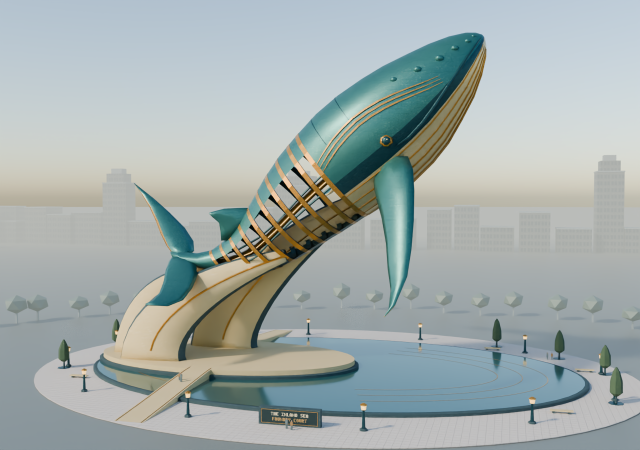
#> input picture prototypes/inland-sea/renders/day.png, 1280 x 900 px (shown at 1/2 size); its folder holds 4 pictures in this run
$ python package_review.py
#> lines starting #> are read from the running program, lines starting #| are printed output that depends on the picture
"""Produce one contact sheet of the eight real camera views."""
from pathlib import Path
from PIL import Image,ImageDraw,ImageFont
r=Path(__file__).resolve().parent
labels=[('day','South promenade'),('night','After dark'),('rear','North bank'),('above','Foundry Court'),('person','At walking height'),('portrait','The bronze head'),('shore','West approach'),('underneath','Under the hull')]
sheet=Image.new('RGB',(1440,582),'#142a2d')
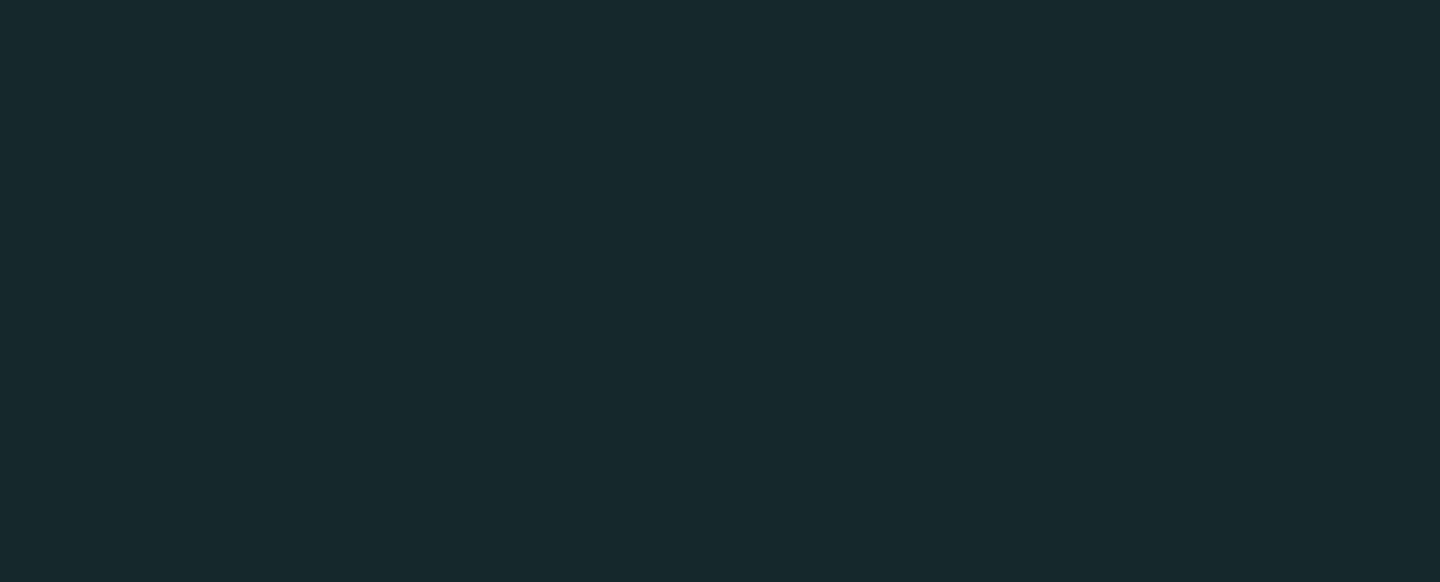
#> sheet: PIL image 1440x582 RGB; mean R, G, B 20, 42, 45
draw=ImageDraw.Draw(sheet)
for i,(view,label) in enumerate(labels):
    x=i%4*360;y=i//4*291
    image=Image.open(r/'renders'/(view+'.png')).convert('RGB')
#> image is the input picture: PIL image 1280x900 RGB; mean R, G, B 162.9, 172.8, 171.3
    image.thumbnail((352,247),Image.Resampling.LANCZOS)
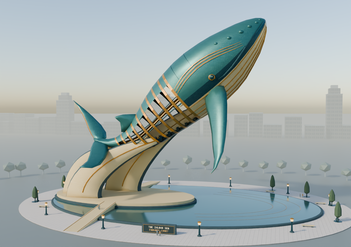
#> image: PIL image 351x247 RGB; mean R, G, B 162.9, 172.8, 171.4
    sheet.paste(image,(x+4,y+4))
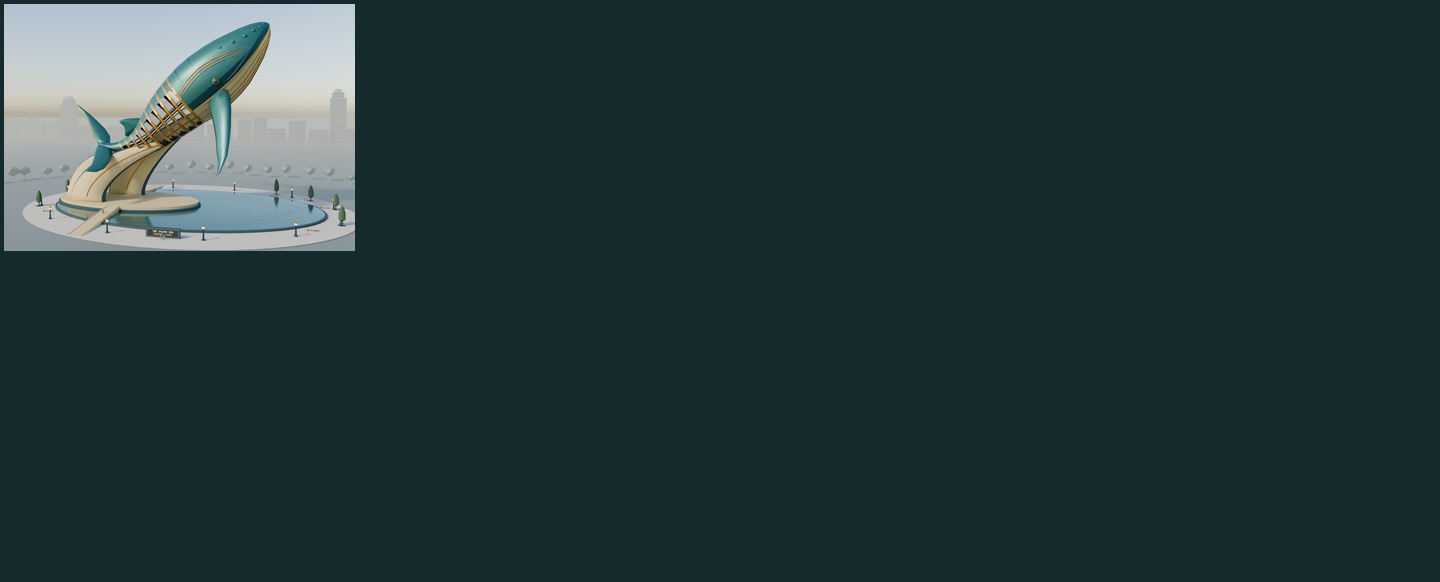
#> sheet: PIL image 1440x582 RGB; mean R, G, B 34.8, 55.5, 58.1
    draw.text((x+10,y+258),label,fill='#eadcb9',font=ImageFont.load_default(size=17))
#> pass 2 of the loop `for i,(view,label) in enumerate(labels):`:
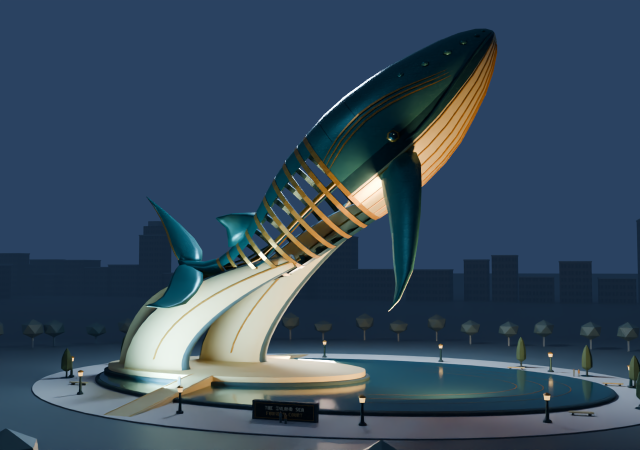
#> input picture prototypes/inland-sea/renders/night.png, 1280 x 900 px (shown at 1/2 size)
#> image is the input picture: PIL image 1280x900 RGB; mean R, G, B 54.7, 73.7, 90.9
#> `image.thumbnail((352,247),Image.Resampling.LANCZOS)`:
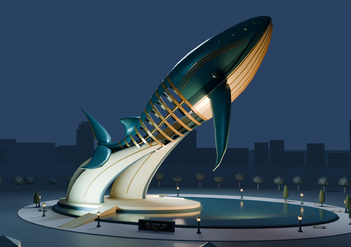
#> image: PIL image 351x247 RGB; mean R, G, B 54.7, 73.7, 90.9
#> `sheet.paste(image,(x+4,y+4))`:
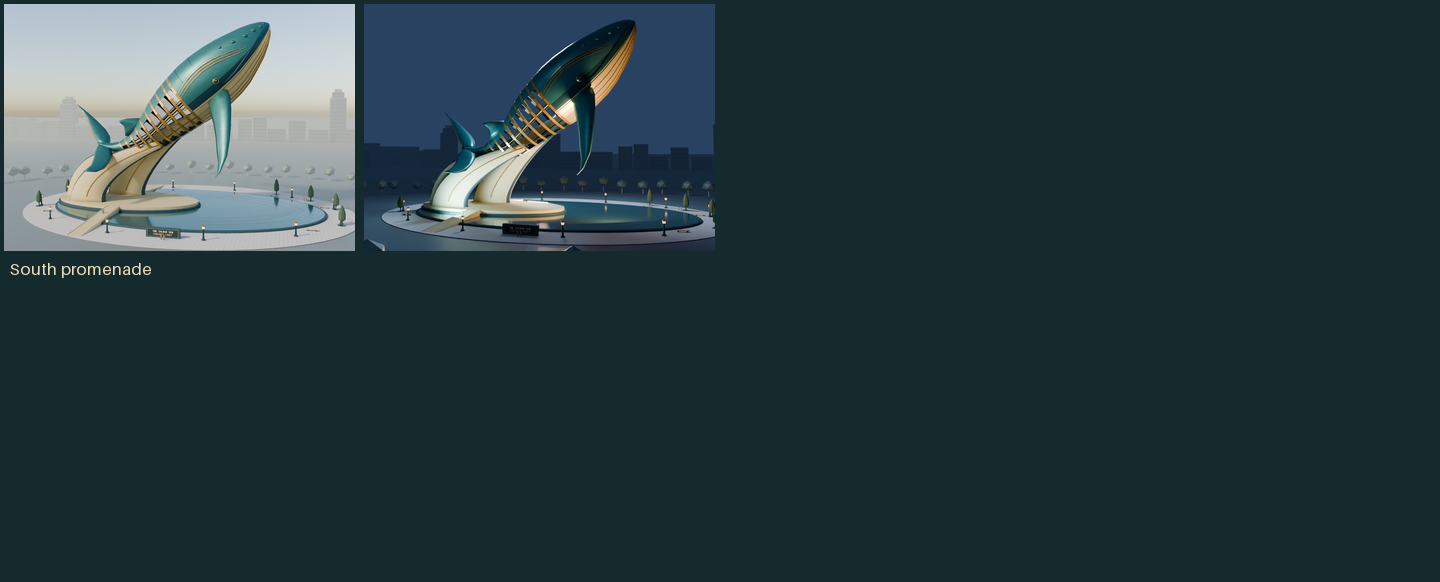
#> sheet: PIL image 1440x582 RGB; mean R, G, B 38.5, 58.9, 62.9
#> (the run stopped early here; a loop or call above may not have finished)
